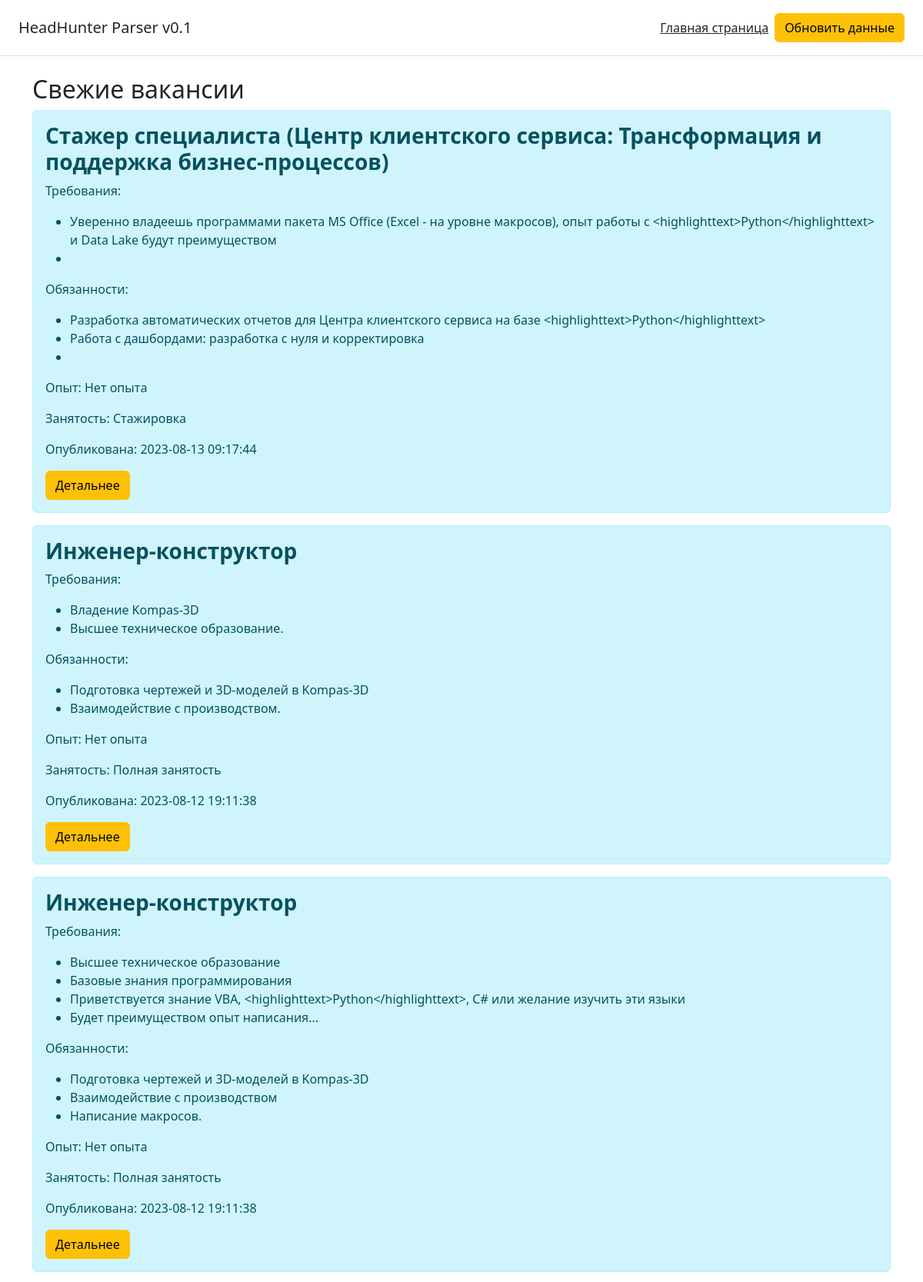
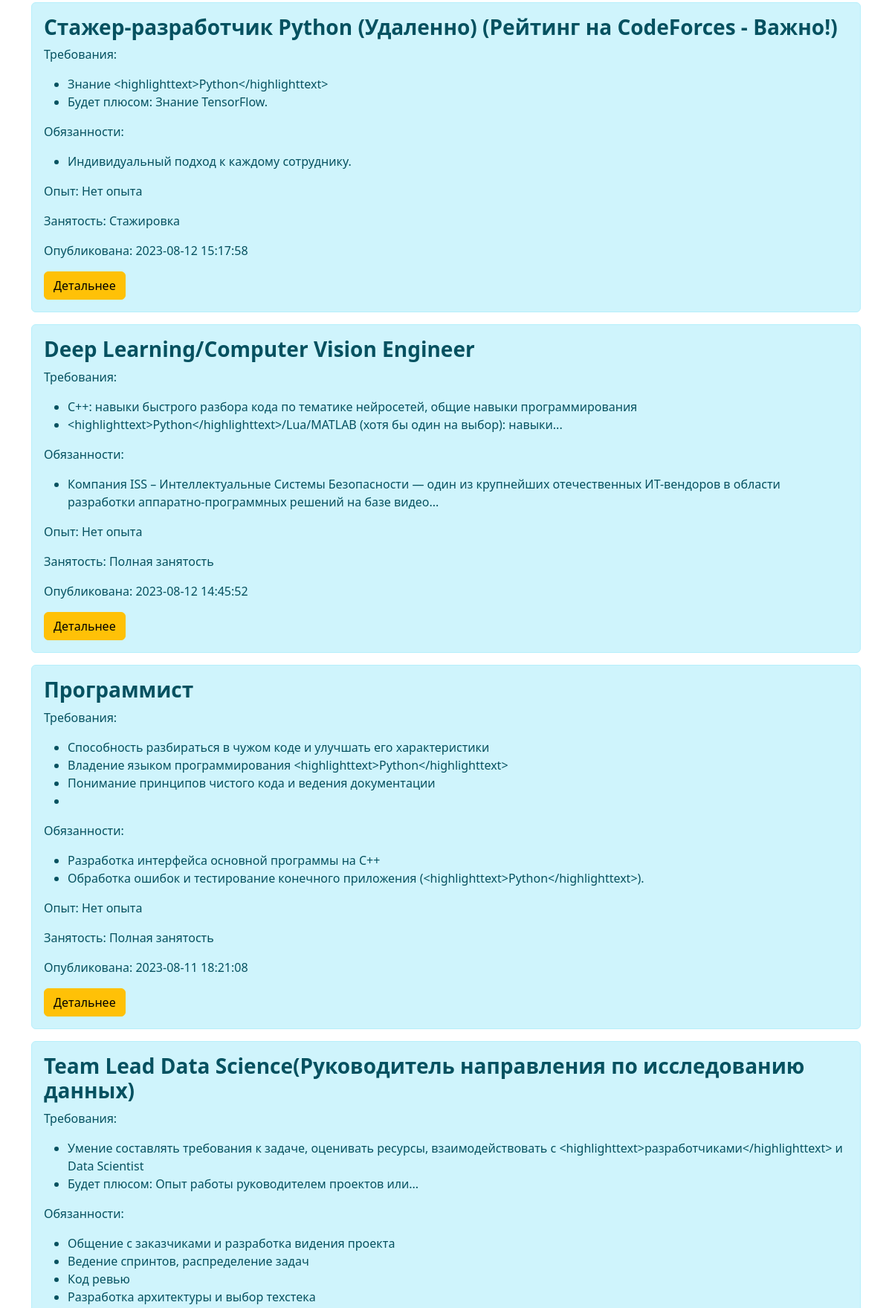
/page/4 (upper part), run on the app's committed database (2 pictures, top to bottom).
### app.py (models this page shows, shortened)
class Vacancies(db.Model):
    id = db.Column(db.Integer, primary_key=True)
    name = db.Column(db.String(50), nullable=True)
    salary = db.Column(db.String(50), nullable=True)
    vac_type = db.Column(db.String(50), nullable=True)
    published_at = db.Column(db.DateTime, nullable=True)
    employer = db.Column(db.String(100), nullable=True)
    requirement = db.Column(db.Text, nullable=True)
    responsibility = db.Column(db.Text, nullable=True)
    vacancy_url = db.Column(db.String(100), nullable=True)
    experience = db.Column(db.String(50), nullable=True)
    employment = db.Column(db.String(50), nullable=True)

### app.py (the view)
@app.route('/', methods=['GET', 'POST'])
@app.route('/page', methods=['GET', 'POST'])
@app.route('/page/<int:page>', methods=['GET', 'POST'])
def index(page=1):
    vacancies = Vacancies.query.order_by(Vacancies.published_at.desc()).paginate(page=page, per_page=10)
    print(vacancies.prev())
    print(vacancies.page)
    print(list(vacancies.iter_pages()))
    return render_template('index.html', vacancies=vacancies)

### templates/index.html (shortened to what this page needs)
{% extends 'base.html' %}
{% block body %}
<div class="container">
    <h2>Свежие вакансии</h2>
    {% for item in vacancies %}
        <div class="alert alert-info">
            <h3><b>{{ item.name }}</b></h3>
			<p>Требования:</p>
            <ul>
                {% set requirement_list = item.requirement.split('. ') %}
                {% for el in requirement_list %}
                    <li>{{ el }}</li>
                {% endfor %}
            </ul>
			<p>Обязанности:</p>
            <ul>
                {% set requirement_list = item.responsibility.split('. ') %}
                {% for el in requirement_list %}
                    <li>{{ el }}</li>
                {% endfor %}
            </ul>
			<p>Опыт: {{ item.experience }}</p>
			<p>Занятость: {{ item.employment }}</p>
			<p>Опубликована: {{ item.published_at }}</p>
			<a href="{{ item.vacancy_url }}" target="_blank" class="btn btn-warning">Детальнее</a>
        </div>
    {% endfor %}
</div>
{% endblock %}

### data on the page
Vacancies: name "Стажер специалиста (Центр клиентского сервиса: Трансформация и поддержка бизнес-процессов)", requirement_list "Уверенно владеешь программами пакета MS Office (Excel - на уровне макросов), опыт работы с <highlighttext>Python</highlighttext> и Data Lake будут преимуществом", requirement_list "Разработка автоматических отчетов для Центра клиентского сервиса на базе <highlighttext>Python</highlighttext>" "Работа с дашбордами: разработка с нуля и корректировка", experience "Нет опыта", employment "Стажировка", published_at "2023-08-13 09:17:44"
Vacancies: name "Инженер-конструктор", requirement_list "Владение Kompas-3D" "Высшее техническое образование.", requirement_list "Подготовка чертежей и 3D-моделей в Kompas-3D" "Взаимодействие с производством.", experience "Нет опыта", employment "Полная занятость", published_at "2023-08-12 19:11:38"
Vacancies: name "Инженер-конструктор", requirement_list "Высшее техническое образование" "Базовые знания программирования" "Приветствуется знание VBA, <highlighttext>Python</highlighttext>, C# или желание изучить эти языки" "Будет преимуществом опыт написания...", requirement_list "Подготовка чертежей и 3D-моделей в Kompas-3D" "Взаимодействие с производством" "Написание макросов.", experience "Нет опыта", employment "Полная занятость", published_at "2023-08-12 19:11:38"
Vacancies: name "Стажер-разработчик Python (Удаленно) (Рейтинг на CodeForces - Важно!)", requirement_list "Знание <highlighttext>Python</highlighttext>" "Будет плюсом: Знание TensorFlow.", responsibility "Индивидуальный подход к каждому сотруднику.", experience "Нет опыта", employment "Стажировка", published_at "2023-08-12 15:17:58"
Vacancies: name "Deep Learning/Computer Vision Engineer", requirement_list "C++: навыки быстрого разбора кода по тематике нейросетей, общие навыки программирования" "<highlighttext>Python</highlighttext>/Lua/MATLAB (хотя бы один на выбор): навыки...", responsibility "Компания ISS – Интеллектуальные Системы Безопасности — один из крупнейших отечественных ИТ-вендоров в области разработки аппаратно-программных решений на базе видео...", experience "Нет опыта", employment "Полная занятость", published_at "2023-08-12 14:45:52"
Vacancies: name "Программист", requirement_list "Способность разбираться в чужом коде и улучшать его характеристики" "Владение языком программирования <highlighttext>Python</highlighttext>" "Понимание принципов чистого кода и ведения документации", requirement_list "Разработка интерфейса основной программы на С++" "Обработка ошибок и тестирование конечного приложения (<highlighttext>Python</highlighttext>).", experience "Нет опыта", employment "Полная занятость", published_at "2023-08-11 18:21:08"
Vacancies: name "Team Lead Data Science(Руководитель направления по исследованию данных)", requirement_list "Умение составлять требования к задаче, оценивать ресурсы, взаимодействовать с <highlighttext>разработчиками</highlighttext> и Data Scientist" "Будет плюсом: Опыт работы руководителем проектов или...", requirement_list "Общение с заказчиками и разработка видения проекта" "Ведение спринтов, распределение задач" "Код ревью" "Разработка архитектуры и выбор техстека"
